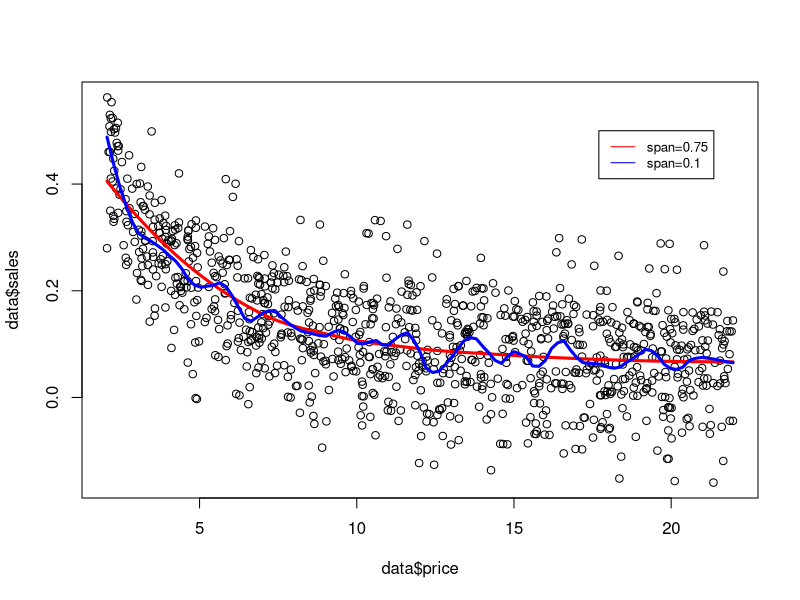

The R source for this figure: (Note: this script raises an error after producing the figure.)

data = read.csv("./price__sales.csv") 
model_loess1 = loess(data$sales~data$price,  span = 2/3, degree = 2, family = c("gaussian")) 
model_loess2 = loess(data$sales~data$price,  span = 0.1, degree = 2, family = c("gaussian")) 



loess1_wrapper <- function(x){ 
  return (predict(model_loess1,x)) 
}  

loess2_wrapper <- function(x){ 
  return (predict(model_loess2,x)) 
} 


plot(data$price,data$sales) 
curve(loess1_wrapper,add=TRUE,col="red",lwd=3) 
curve(loess2_wrapper,add=TRUE,col="blue",lwd=3) 
legend(17.7, 0.5, legend=c("span=0.75", "span=0.1"),col=c("red", "blue"), lty=1:1, cex=0.8) 





ggplot(data, aes(x=price, y=sales)) + geom_point(size=2, shape=1) + geom_smooth(se = TRUE, method = "loess") 
